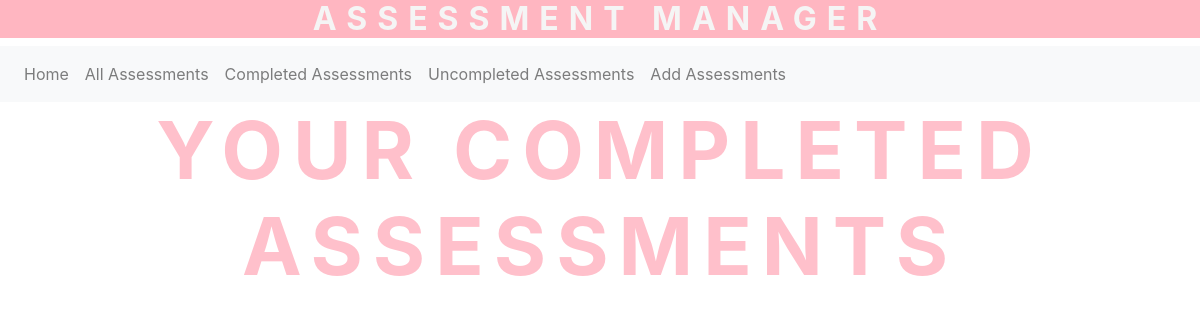
The page /completed on the database as committed earlier.
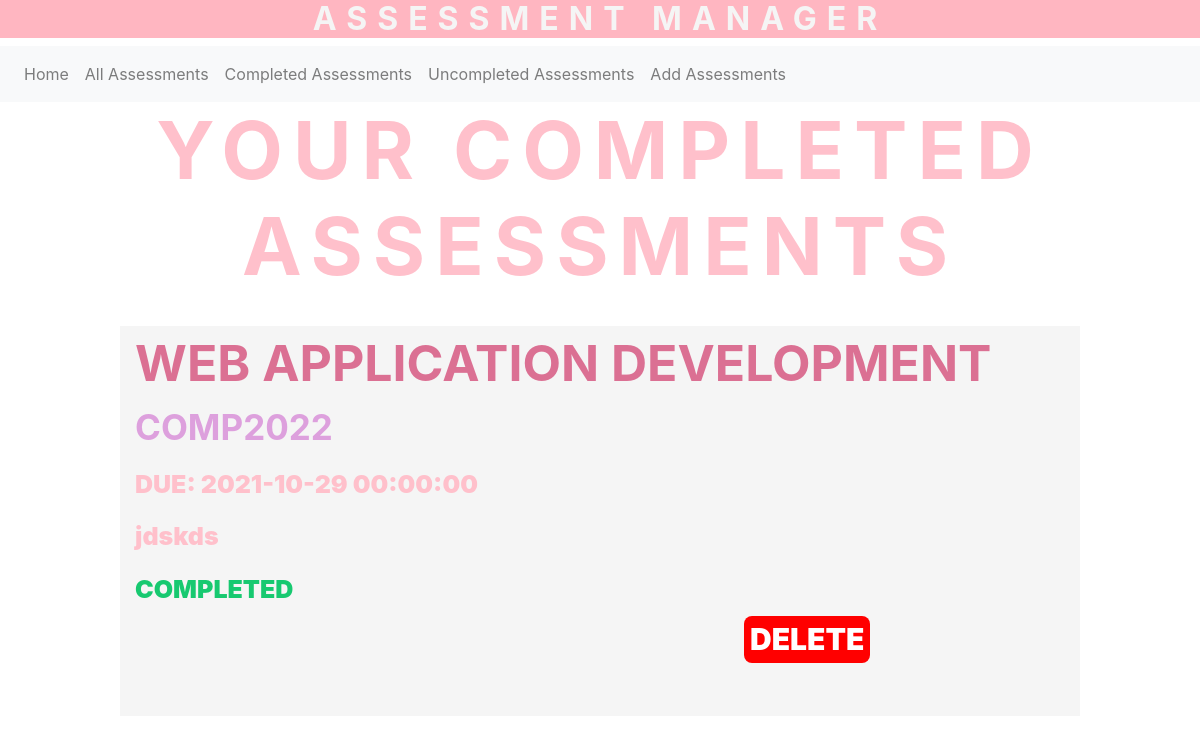
The same page on the database as committed later.
### app/models.py (models this page shows)
class Assessment(db.Model):
    name = db.Column(db.String(20), primary_key = True)
    module = db.Column(db.String(20), index = True)
    date = db.Column(db.DateTime)
    description = db.Column(db.String(500), index = True)
    completed = db.Column(db.Boolean)

### app/views.py (the view, shortened to what this page needs)
@app.route('/completed')
def completed():
    database = models.Assessment.query.filter_by(completed = True).all()
    testname = request.form.get('assessmentName')
    delete = request.form.get('delete')
    complete = request.form.get('complete')
    return render_template("banner_templates/completed.html", database = database)

### app/templates/banner_templates/completed.html (shortened to what this page needs)
<!DOCTYPE html>
<html>
  <head>
    <link rel="stylesheet" href="https://stackpath.bootstrapcdn.com/bootstrap/4.2.1/css/bootstrap.min.css">
  </head>
  <div>
      <h2>ASSESSMENT MANAGER</h2>
    </div>
  <body>
   <nav class="navbar navbar-expand-sm navbar-light bg-light">
      <div class="collapse navbar-collapse" id="navbarSupportedContent">
        <ul class="navbar-nav mr-auto">
          <li class="nav-item"><a class="nav-link" href="/">Home <span class="sr-only">(current)</span></a></li>
          <li class="nav-item"><a class="nav-link" href="/all">All Assessments</a></li>
          <li class="nav-item"><a class="nav-link" href="/completed">Completed Assessments</a></li>
          <li class="nav-item"><a class="nav-link" href="/uncompleted">Uncompleted Assessments</a></li>
          <li class="nav-item"><a class="nav-link" href="/add">Add Assessments</a></li>
        </ul>
      </div>
    </nav>
    <div id=cent>
      <h3>
        YOUR COMPLETED ASSESSMENTS
      </h3>
    </div>
    <br style = "margin: 20px;">
    <div>
        {% for p in database %}
          <div  class= "box">
            <h7>{{ p.name }}</h7> <br style = "margin: 0px;">
            <h7 style = "color: plum; font-size: 35px;">{{ p.module }}</h8> <br style = "margin: 0px;">
            <h8>Due: {{ p.date }}</h8> <br style = "margin: 0px;">
            <h8 style="text-transform:none;">{{ p.description }}</h8> <br style = "margin: 0px;">
            {% if p.completed == True %}
            <h8 style="color:rgb(23, 201, 112); text-transform:uppercase;">Completed</h8>
            {% else %}
            <h8 style="color:firebrick; text-transform: uppercase;">Not completed</h8>
            {% endif %}
            <br style = "margin: 0px;">
              <div style = "margin-left: 65%; margin-right: 5%">
                  <form action ="{{ url_for('all') }}" method="post">
                      <input type = "submit" style="background-color: red;" class = "button" name = "delete" value = "DELETE">
                  </form>
              </div>
            <br style = "margin: 20px;">
          </div>
        {% endfor %}
    </div>
  </body>
</html>

Rows that differ between the two databases and show on the page:
added Assessment: name "WEB APPLICATION DEVELOPMENT", module "COMP2022", date "2021-10-29 00:00:00", description "jdskds", completed "COMPLETED"
